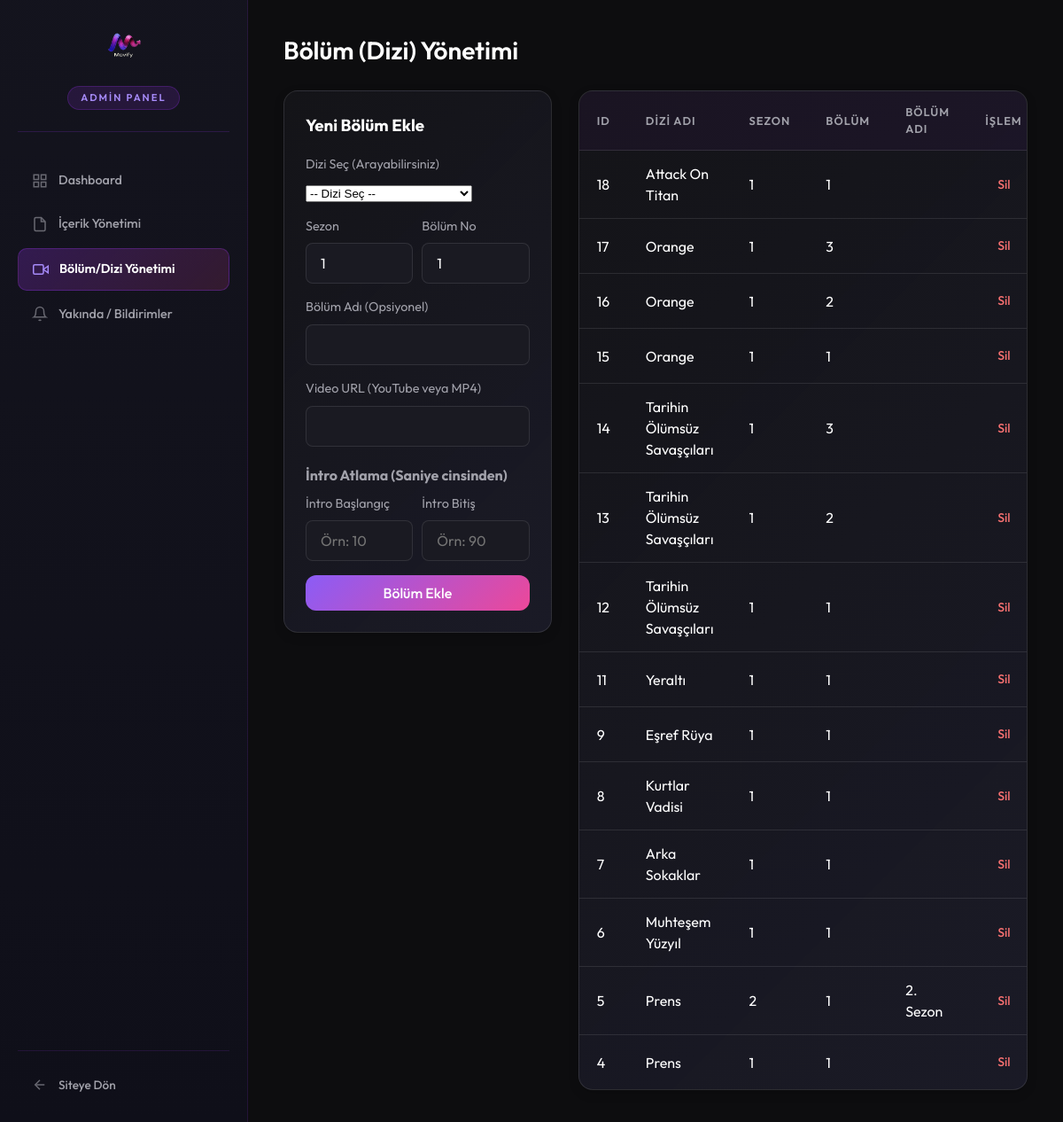
The page /admin/manage-episodes.php (signed in) on the database its author committed.
### tables this page shows
CREATE TABLE `episodes` (
  `id` int(11) NOT NULL,
  `content_id` int(11) NOT NULL,
  `season_number` int(3) NOT NULL DEFAULT 1,
  `episode_number` int(3) NOT NULL DEFAULT 1,
  `title` varchar(255) DEFAULT NULL,
  `description` text DEFAULT NULL,
  `video_url` text DEFAULT NULL,
  `thumbnail` varchar(255) DEFAULT NULL,
  `duration` varchar(20) DEFAULT NULL,
  `intro_start_seconds` int(5) DEFAULT NULL,
  `intro_end_seconds` int(5) DEFAULT NULL,
  `created_at` datetime NOT NULL DEFAULT current_timestamp()
);

CREATE TABLE `content` (
  `id` int(11) NOT NULL,
  `title` varchar(255) NOT NULL,
  `type` enum('movie','series') NOT NULL DEFAULT 'movie',
  `director` varchar(255) DEFAULT NULL,
  `original_language` varchar(50) DEFAULT NULL,
  `description` text DEFAULT NULL,
  `cover_image` varchar(255) DEFAULT NULL,
  `banner_image` varchar(255) DEFAULT NULL,
  `release_year` int(4) DEFAULT NULL,
  `age_rating` varchar(10) DEFAULT NULL,
  `imdb_rating` decimal(3,1) DEFAULT NULL,
  `rotten_tomatoes_rating` int(3) DEFAULT NULL,
  `duration_minutes` int(5) DEFAULT NULL,
  `views_count` int(11) NOT NULL DEFAULT 0,
  `is_featured` tinyint(1) NOT NULL DEFAULT 0,
  `is_coming_soon` tinyint(1) NOT NULL DEFAULT 0,
  `is_exclusive` tinyint(1) NOT NULL DEFAULT 0,
  `is_top10` tinyint(1) NOT NULL DEFAULT 0,
  `coming_soon_date` date DEFAULT NULL,
  `created_at` datetime NOT NULL DEFAULT current_timestamp(),
  `updated_at` datetime NOT NULL DEFAULT current_timestamp() ON UPDATE current_timestamp()
);

### includes/db.php (called while the page is built, shortened)
<?php
function e($string) {
    return htmlspecialchars($string ?? '', ENT_QUOTES, 'UTF-8');
}

### admin/manage-episodes.php (the view, shortened to what this page needs)
<?php
require_once dirname(__DIR__) . '/includes/db.php';
$pdo = db();
$episodes = $pdo->query("SELECT e.*, c.title as series_title FROM episodes e LEFT JOIN content c ON e.content_id = c.id ORDER BY e.id DESC")->fetchAll();
?>
<!DOCTYPE html>
<html lang="tr">
<head>
    <link rel="stylesheet" href="https://cdn.jsdelivr.net/npm/choices.js/public/assets/styles/choices.min.css" />
    <link rel="stylesheet" href="<?= BASE_URL ?>/assets/css/style.css">
</head>
<body data-theme="dark">
<div class="admin-layout">
    <aside class="admin-sidebar">
        <div class="admin-sidebar__logo">
            <a href="<?= BASE_URL ?>/index.php">
                <img src="<?= BASE_URL ?>/assets/images/movifylogo.png" alt="Movify" class="admin-logo-img">
            </a>
            <span class="admin-badge">Admin Panel</span>
        </div>
        <nav class="admin-nav">
            <a href="index.php" class="admin-nav-link">
                <svg width="18" height="18" viewBox="0 0 24 24" fill="none" stroke="currentColor" stroke-width="2"><rect x="3" y="3" width="7" height="7"/><rect x="14" y="3" width="7" height="7"/><rect x="3" y="14" width="7" height="7"/><rect x="14" y="14" width="7" height="7"/></svg>
                Dashboard
            </a>
            <a href="manage-content.php" class="admin-nav-link">
                <svg width="18" height="18" viewBox="0 0 24 24" fill="none" stroke="currentColor" stroke-width="2"><path d="M14 2H6a2 2 0 0 0-2 2v16a2 2 0 0 0 2 2h12a2 2 0 0 0 2-2V8z"/><polyline points="14 2 14 8 20 8"/></svg>
                İçerik Yönetimi
            </a>
            <a href="manage-episodes.php" class="admin-nav-link active">
                <svg width="18" height="18" viewBox="0 0 24 24" fill="none" stroke="currentColor" stroke-width="2"><polygon points="23 7 16 12 23 17 23 7"/><rect x="1" y="5" width="15" height="14" rx="2" ry="2"/></svg>
                Bölüm/Dizi Yönetimi
            </a>
            <a href="manage-coming-soon.php" class="admin-nav-link">
                <svg width="18" height="18" viewBox="0 0 24 24" fill="none" stroke="currentColor" stroke-width="2"><path d="M18 8A6 6 0 0 0 6 8c0 7-3 9-3 9h18s-3-2-3-9"/><path d="M13.73 21a2 2 0 0 1-3.46 0"/></svg>
                Yakında / Bildirimler
            </a>
        </nav>
        <div class="admin-sidebar__footer">
            <a href="<?= BASE_URL ?>/home.php" class="admin-nav-link admin-back-link">
                <svg width="18" height="18" viewBox="0 0 24 24" fill="none" stroke="currentColor" stroke-width="2"><line x1="19" y1="12" x2="5" y2="12"/><polyline points="12 19 5 12 12 5"/></svg>
                Siteye Dön
            </a>
        </div>
    </aside>
    <main class="admin-content">
        <h1 style="margin-bottom: 24px;">Bölüm (Dizi) Yönetimi</h1>
        <div style="display: flex; gap: 30px; flex-wrap: wrap;">
            <div class="stat-card" style="flex: 1; min-width: 300px; max-width: 500px; height: fit-content;">
                <h3 style="margin-bottom: 20px;">Yeni Bölüm Ekle</h3>
                <form action="manage-episodes.php" method="POST">
                    <div class="form-group">
                        <label class="form-label">Dizi Seç (Arayabilirsiniz)</label>
                        <select name="content_id" id="content_search_select" required>
                            <option value="">-- Dizi Seç --</option>
                        </select>
                    </div>
                    <div style="display: flex; gap: 10px;">
                        <div class="form-group" style="flex:1;">
                            <label class="form-label">Sezon</label>
                            <input type="number" name="season_number" class="form-control" value="1" min="1" required>
                        </div>
                        <div class="form-group" style="flex:1;">
                            <label class="form-label">Bölüm No</label>
                            <input type="number" name="episode_number" class="form-control" value="1" min="1" required>
                        </div>
                    </div>
                    <div class="form-group">
                        <label class="form-label">Bölüm Adı (Opsiyonel)</label>
                        <input type="text" name="title" class="form-control">
                    </div>
                    <div class="form-group">
                        <label class="form-label">Video URL (YouTube veya MP4)</label>
                        <input type="text" name="video_url" class="form-control" required>
                    </div>
                    <h4 style="margin: 20px 0 10px; font-size:1rem; color:var(--text-muted);">İntro Atlama (Saniye cinsinden)</h4>
                    <div style="display: flex; gap: 10px;">
                        <div class="form-group" style="flex:1;">
                            <label class="form-label">İntro Başlangıç</label>
                            <input type="number" name="intro_start" class="form-control" placeholder="Örn: 10">
                        </div>
                        <div class="form-group" style="flex:1;">
                            <label class="form-label">İntro Bitiş</label>
                            <input type="number" name="intro_end" class="form-control" placeholder="Örn: 90">
                        </div>
                    </div>
                    <button type="submit" class="btn btn--primary" style="width:100%;">Bölüm Ekle</button>
                </form>
            </div>
            <div class="stat-card" style="flex: 2; min-width: 300px; padding:0; overflow:hidden; height: fit-content;">
                <div style="overflow-x: auto;">
                    <table class="admin-table">
                        <thead>
                            <tr>
                                <th>ID</th>
                                <th>Dizi Adı</th>
                                <th>Sezon</th>
                                <th>Bölüm</th>
                                <th>Bölüm Adı</th>
                                <th>İşlem</th>
                            </tr>
                        </thead>
                        <tbody>
                            <?php foreach ($episodes as $row): ?>
                            <tr>
                                <td><?= $row['id'] ?></td>
                                <td><?= e($row['series_title'] ?? 'Bilinmiyor') ?></td>
                                <td><?= $row['season_number'] ?></td>
                                <td><?= $row['episode_number'] ?></td>
                                <td><?= e($row['title']) ?></td>
                                <td>
                                    <a href="manage-episodes.php?delete=<?= $row['id'] ?>" class="btn btn--sm btn--ghost" style="color:#f87171;" onclick="return confirm('Bölümü silmek istediğinize emin misiniz?')">Sil</a>
                                </td>
                            </tr>
                            <?php endforeach; ?>
                        </tbody>
                    </table>
                </div>
            </div>
        </div>
    </main>
</div>
</body>
</html>

### assets/css/style.css (style rules this page uses)
:root { --bg-color: #0d0d0f; --bg-secondary: #141418; --bg-tertiary: #1a1a22; --text-main: #ffffff; --text-muted: #a1a1aa; --text-faint: #71717a; --accent-blue: #3b82f6; --accent-purple: #8b5cf6; --accent-pink: #ec4899; --border-color: rgba(255, 255, 255, 0.1); --glass-bg: rgba(20, 20, 24, 0.6); --glass-border: rgba(255, 255, 255, 0.05); --font-main: 'Outfit', sans-serif; --border-radius: 12px; --transition: all 0.3s ease; --z-index-nav: 1000; --z-index-modal: 2000; }
* { box-sizing: border-box; margin: 0; padding: 0; }
body { font-family: var(--font-main); background-color: var(--bg-color); color: var(--text-main); line-height: 1.5; -webkit-font-smoothing: antialiased; transition: background-color 0.3s, color 0.3s; }
a { color: inherit; text-decoration: none; transition: var(--transition); }
.btn { display: inline-flex; align-items: center; justify-content: center; gap: 8px; padding: 10px 24px; border-radius: var(--border-radius); font-family: var(--font-main); font-weight: 500; font-size: 1rem; cursor: pointer; border: none; transition: var(--transition); }
.btn--primary { background: linear-gradient(135deg, var(--accent-purple), var(--accent-pink)); color: white; }
.btn--ghost { background: transparent; color: var(--text-main); }
.btn--sm { padding: 6px 14px; font-size: 0.875rem; }
.form-group { margin-bottom: 1rem; }
.form-label { display: block; margin-bottom: 0.5rem; color: var(--text-muted); font-size: 0.9rem; }
.form-control { width: 100%; padding: 12px 16px; background: var(--bg-tertiary); border: 1px solid var(--border-color); border-radius: 8px; color: var(--text-main); font-family: inherit; font-size: 1rem; transition: var(--transition); }
.admin-layout { display: flex; min-height: 100vh; background: var(--bg-color); }
.admin-sidebar { width: 280px; min-width: 280px; background: linear-gradient(180deg, rgba(20, 20, 30, 0.98) 0%, rgba(15, 15, 25, 1) 100%); border-right: 1px solid rgba(147, 51, 234, 0.15); padding: 28px 20px 20px; display: flex; flex-direction: column; position: sticky; top: 0; height: 100vh; overflow-y: auto; }
.admin-sidebar__logo { display: flex; flex-direction: column; align-items: center; gap: 8px; margin-bottom: 32px; padding-bottom: 24px; border-bottom: 1px solid rgba(147, 51, 234, 0.2); }
.admin-logo-img { height: 55px; width: auto; transition: transform 0.3s ease; }
.admin-badge { font-size: 0.7rem; font-weight: 600; text-transform: uppercase; letter-spacing: 2px; color: #a78bfa; background: rgba(147, 51, 234, 0.15); padding: 4px 14px; border-radius: 20px; border: 1px solid rgba(147, 51, 234, 0.25); }
.admin-nav { display: flex; flex-direction: column; gap: 4px; flex: 1; }
.admin-nav-link { padding: 12px 16px; border-radius: 10px; color: var(--text-muted); font-weight: 500; font-size: 0.9rem; transition: all 0.2s ease; display: flex; align-items: center; gap: 12px; text-decoration: none; }
.admin-nav-link svg { flex-shrink: 0; opacity: 0.6; transition: opacity 0.2s; }
.admin-nav-link.active { background: linear-gradient(135deg, rgba(147, 51, 234, 0.25), rgba(236, 72, 153, 0.15)); color: #fff; font-weight: 600; border: 1px solid rgba(147, 51, 234, 0.3); }
.admin-nav-link.active svg { opacity: 1; stroke: #a78bfa; }
.admin-sidebar__footer { margin-top: auto; padding-top: 16px; border-top: 1px solid rgba(147, 51, 234, 0.15); }
.admin-back-link { color: var(--text-muted) !important; font-size: 0.85rem !important; }
.admin-content { flex: 1; padding: 36px 40px; overflow-y: auto; max-height: 100vh; }
.admin-content h1 { font-size: 1.75rem; font-weight: 600; }
.stat-card { background: linear-gradient(135deg, var(--bg-secondary), rgba(30, 30, 45, 0.8)); padding: 24px; border-radius: 16px; border: 1px solid var(--border-color); box-shadow: 0 4px 12px rgba(0,0,0,0.15); transition: transform 0.2s ease, box-shadow 0.2s ease; }
.admin-table { width: 100%; border-collapse: collapse; text-align: left; }
.admin-table th, .admin-table td { padding: 14px 20px; border-bottom: 1px solid var(--border-color); }
.admin-table th { color: var(--text-muted); font-weight: 600; font-size: 0.8rem; text-transform: uppercase; letter-spacing: 1px; background: rgba(147, 51, 234, 0.05); }
.admin-table tbody tr { transition: background 0.15s ease; }
.admin-table tbody tr:last-child td { border-bottom: none; }

### rows shown on the page
episodes: id "18", content.title "Attack On Titan", season_number "1", episode_number "1"
episodes: id "17", content.title "Orange", season_number "1", episode_number "3"
episodes: id "16", content.title "Orange", season_number "1", episode_number "2"
episodes: id "15", content.title "Orange", season_number "1", episode_number "1"
episodes: id "14", content.title "Tarihin Ölümsüz Savaşçıları", season_number "1", episode_number "3"
episodes: id "13", content.title "Tarihin Ölümsüz Savaşçıları", season_number "1", episode_number "2"
episodes: id "12", content.title "Tarihin Ölümsüz Savaşçıları", season_number "1", episode_number "1"
episodes: id "11", content.title "Yeraltı", season_number "1", episode_number "1"
episodes: id "9", content.title "Eşref Rüya", season_number "1", episode_number "1"
episodes: id "8", content.title "Kurtlar Vadisi", season_number "1", episode_number "1"
episodes: id "7", content.title "Arka Sokaklar", season_number "1", episode_number "1"
episodes: id "6", content.title "Muhteşem Yüzyıl", season_number "1", episode_number "1"
episodes: id "5", content.title "Prens", season_number "2", episode_number "1", title "2. Sezon"
episodes: id "4", content.title "Prens", season_number "1", episode_number "1"
